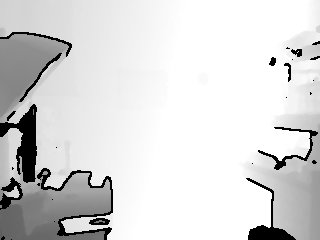
#> input picture imgs/depth_frame_0.png, 320 x 240 px, found by its file name
$ python util_img_diff.py
#> lines starting #> are read from the running program, lines starting #| are printed output that depends on the picture
import cv2
import numpy as np

def subtract_images(image1_path, image2_path, output_path):
    # 讀取圖片
#> called with image1_path = 'imgs\\depth_frame_0.png', image2_path = 'imgs\\depth_frame_1.png', output_path = 'diff_imgs/diff_1.png'
    img1 = cv2.imread(image1_path)
#> img1 is the input picture: shape (240, 320, 3); min 0, max 255, mean 216.1
    img2 = cv2.imread(image2_path)
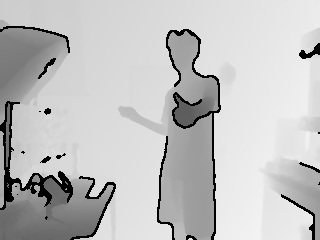
#> input picture imgs/depth_frame_1.png, 320 x 240 px, found by its file name
#> img2 is the input picture: shape (240, 320, 3); min 0, max 242, mean 192.3

    # 檢查兩張圖片是否大小相同
    if img1.shape != img2.shape:
        raise ValueError("兩張圖片大小不相同")

    # 計算圖片相減
    result = cv2.subtract(img1, img2)
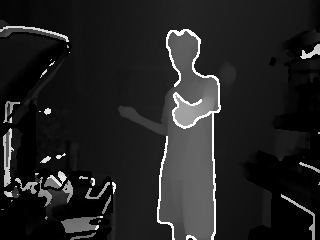
#> result: shape (240, 320, 3); min 0, max 255, mean 35.1

    # 將結果保存到指定路徑
    cv2.imwrite(output_path, result)

    return result

if __name__ == "__main__":

    # [9 lines of commented-out code are left out]


    for i in range(102):
    # 測試函數
        image2_path = f'imgs\depth_frame_{i+1}.png'
        image1_path = 'imgs\depth_frame_0.png'
        output_path = f'diff_imgs/diff_{i+1}.png'

#> (the run stopped early here; a loop or call above may not have finished)
